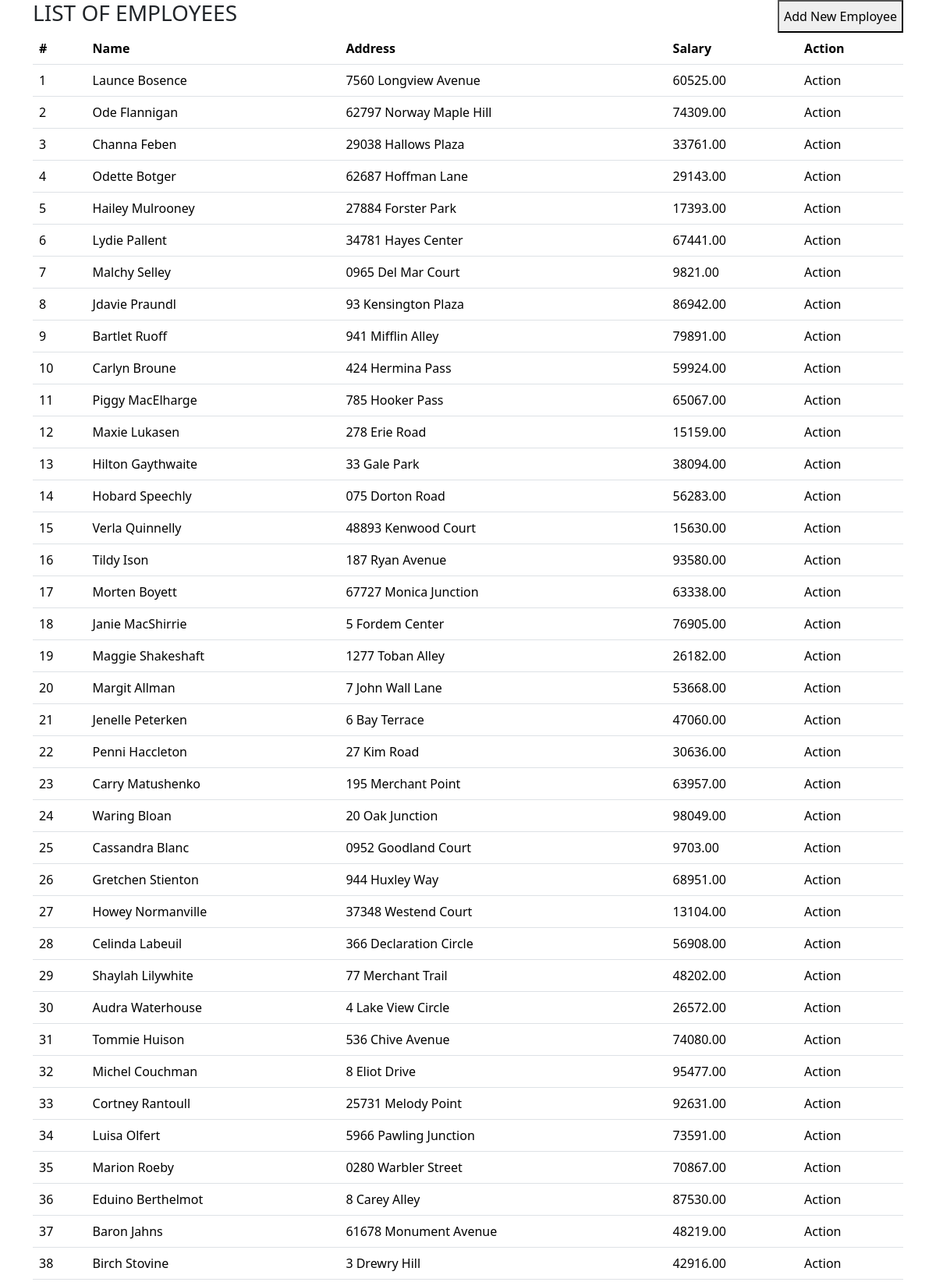
The page / (upper part) on the database its author committed.
### tables this page shows
CREATE TABLE IF NOT EXISTS `employees` (
  `employees_id` int(11) NOT NULL AUTO_INCREMENT,
  `fullname` varchar(255) NOT NULL,
  `address` varchar(255) DEFAULT NULL,
  `salary` decimal(10,2) DEFAULT NULL,
  PRIMARY KEY (`employees_id`)
);

### app/controllers/HomeController.php (called while the page is built, shortened)
<?php
include "app/repositories/EmployeesRepository.php";
class HomeController
{
    public function index(){
        $employeesRepoObj = new EmployeesRepository();
        $employees = $employeesRepoObj->getAllEmployees();
        include("app/views/listEmployees.php");
    }
}

### index.php (called while the page is built, shortened)
<?php
$action     = isset($_GET['a'])?$_GET['a']:'index';
$myController = new $controller();
$myController->$action();

### app/repositories/EmployeesRepository.php (called while the page is built, shortened)
<?php
include "app/models/Employees.php";
class EmployeesRepository{
    public function getAllEmployees(){
        try {
            $conn = new PDO("mysql:host=localhost;dbname=xproject", 'root', '244');
            $conn->setAttribute(PDO::ATTR_ERRMODE, PDO::ERRMODE_EXCEPTION);
            $sql = "SELECT * FROM employees";
            $stmt = $conn->prepare($sql);
            $stmt->execute();
            $stmt->setFetchMode(PDO::FETCH_ASSOC);
            $result = $stmt->fetchAll();
            $employees = [];
            foreach($result as $row){
                $employee = new Employees($row['employees_id'], $row['fullname'], $row['address'],$row['salary']);
                array_push($employees, $employee);
            }
            return $employees;
        } catch(PDOException $e) {
            return null;
        }
    }
}

### app/models/Employees.php (called while the page is built, shortened)
<?php
class Employees{
    private $employees_id;
    private $fullname;
    private $address;
    private $salary;
    public function __construct($employees_id, $fullname, $address, $salary)
    {
        $this->employees_id = $employees_id;
        $this->fullname = $fullname;
        $this->address = $address;
        $this->salary = $salary;
    }
    public function getEmployeesId()
    {
        return $this->employees_id;
    }
    public function getFullname()
    {
        return $this->fullname;
    }
    public function getAddress()
    {
        return $this->address;
    }
    public function getSalary()
    {
        return $this->salary;
    }
}

### app/views/listEmployees.php (the view, shortened to what this page needs)
<!DOCTYPE html>
<html lang="en">
<head>
    <link href="https://cdn.jsdelivr.net/npm/bootstrap@5.3.1/dist/css/bootstrap.min.css" rel="stylesheet">
</head>
<body>
    <div class="container">
        <div class="d-flex justify-content-between">
            <h3>LIST OF EMPLOYEES</h3>
            <button>Add New Employee</button>
        </div>
        <table class="table">
            <thead>
                <tr>
                    <th>#</th>
                    <th>Name</th>
                    <th>Address</th>
                    <th>Salary</th>
                    <th>Action</th>
                </tr>
            </thead>
            <tbody>
                <?php foreach($employees as $employee) { ?>
                <tr>
                    <td><?= $employee->getEmployeesId(); ?></td>
                    <td><?= $employee->getFullname(); ?></td>
                    <td><?= $employee->getAddress(); ?></td>
                    <td><?= $employee->getSalary(); ?></td>
                    <td>Action</td>
                </tr>
                <?php } ?>
            </tbody>
        </table>
    </div>
</body>
</html>

### rows shown on the page
employees: employees_id "1", fullname "Launce Bosence", address "7560 Longview Avenue", salary "60525.00"
employees: employees_id "2", fullname "Ode Flannigan", address "62797 Norway Maple Hill", salary "74309.00"
employees: employees_id "3", fullname "Channa Feben", address "29038 Hallows Plaza", salary "33761.00"
employees: employees_id "4", fullname "Odette Botger", address "62687 Hoffman Lane", salary "29143.00"
employees: employees_id "5", fullname "Hailey Mulrooney", address "27884 Forster Park", salary "17393.00"
employees: employees_id "6", fullname "Lydie Pallent", address "34781 Hayes Center", salary "67441.00"
employees: employees_id "7", fullname "Malchy Selley", address "0965 Del Mar Court", salary "9821.00"
employees: employees_id "8", fullname "Jdavie Praundl", address "93 Kensington Plaza", salary "86942.00"
employees: employees_id "9", fullname "Bartlet Ruoff", address "941 Mifflin Alley", salary "79891.00"
employees: employees_id "10", fullname "Carlyn Broune", address "424 Hermina Pass", salary "59924.00"
employees: employees_id "11", fullname "Piggy MacElharge", address "785 Hooker Pass", salary "65067.00"
employees: employees_id "12", fullname "Maxie Lukasen", address "278 Erie Road", salary "15159.00"
employees: employees_id "13", fullname "Hilton Gaythwaite", address "33 Gale Park", salary "38094.00"
employees: employees_id "14", fullname "Hobard Speechly", address "075 Dorton Road", salary "56283.00"
employees: employees_id "15", fullname "Verla Quinnelly", address "48893 Kenwood Court", salary "15630.00"
employees: employees_id "16", fullname "Tildy Ison", address "187 Ryan Avenue", salary "93580.00"
employees: employees_id "17", fullname "Morten Boyett", address "67727 Monica Junction", salary "63338.00"
employees: employees_id "18", fullname "Janie MacShirrie", address "5 Fordem Center", salary "76905.00"
employees: employees_id "19", fullname "Maggie Shakeshaft", address "1277 Toban Alley", salary "26182.00"
employees: employees_id "20", fullname "Margit Allman", address "7 John Wall Lane", salary "53668.00"
employees: employees_id "21", fullname "Jenelle Peterken", address "6 Bay Terrace", salary "47060.00"
employees: employees_id "22", fullname "Penni Haccleton", address "27 Kim Road", salary "30636.00"
employees: employees_id "23", fullname "Carry Matushenko", address "195 Merchant Point", salary "63957.00"
employees: employees_id "24", fullname "Waring Bloan", address "20 Oak Junction", salary "98049.00"
employees: employees_id "25", fullname "Cassandra Blanc", address "0952 Goodland Court", salary "9703.00"
employees: employees_id "26", fullname "Gretchen Stienton", address "944 Huxley Way", salary "68951.00"
employees: employees_id "27", fullname "Howey Normanville", address "37348 Westend Court", salary "13104.00"
employees: employees_id "28", fullname "Celinda Labeuil", address "366 Declaration Circle", salary "56908.00"
employees: employees_id "29", fullname "Shaylah Lilywhite", address "77 Merchant Trail", salary "48202.00"
employees: employees_id "30", fullname "Audra Waterhouse", address "4 Lake View Circle", salary "26572.00"
employees: employees_id "31", fullname "Tommie Huison", address "536 Chive Avenue", salary "74080.00"
employees: employees_id "32", fullname "Michel Couchman", address "8 Eliot Drive", salary "95477.00"
employees: employees_id "33", fullname "Cortney Rantoull", address "25731 Melody Point", salary "92631.00"
employees: employees_id "34", fullname "Luisa Olfert", address "5966 Pawling Junction", salary "73591.00"
employees: employees_id "35", fullname "Marion Roeby", address "0280 Warbler Street", salary "70867.00"
employees: employees_id "36", fullname "Eduino Berthelmot", address "8 Carey Alley", salary "87530.00"
employees: employees_id "37", fullname "Baron Jahns", address "61678 Monument Avenue", salary "48219.00"
employees: employees_id "38", fullname "Birch Stovine", address "3 Drewry Hill", salary "42916.00"
